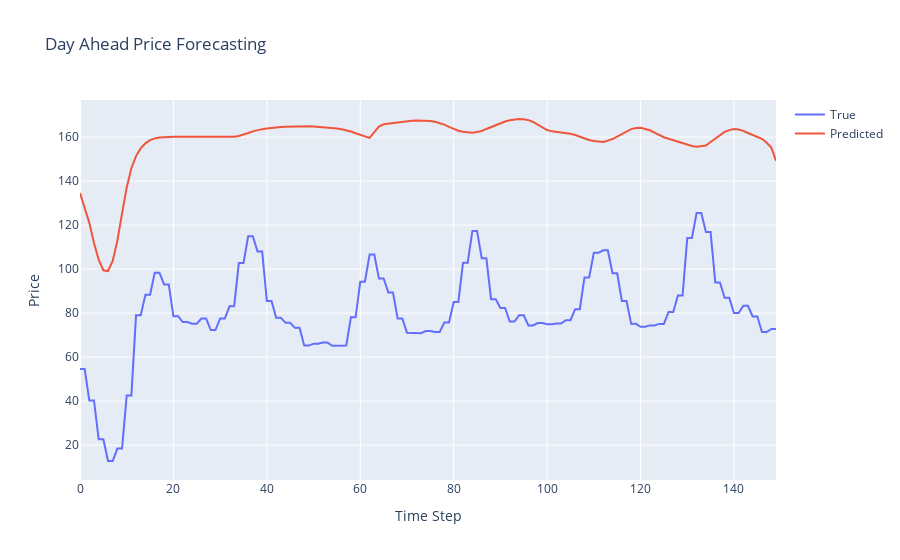

Source (notebook cell):
### Code cell
#convert to tensor
X_seq_tensor = to_tensor(X_seq)
y_seq_tensor = to_tensor(y_seq).view(-1, 1)

# test with model
model.eval()
with torch.no_grad():
    y_pred = model(X_seq_tensor.to(device)).cpu().numpy()

# Plot the results
fig = go.Figure()
fig.add_trace(go.Scatter(x=np.arange(len(y_seq)), y=y_seq.flatten(), mode='lines', name='True'))
fig.add_trace(go.Scatter(x=np.arange(len(y_seq)), y=y_pred.flatten(), mode='lines', name='Predicted'))
fig.update_layout(title='Day Ahead Price Forecasting', xaxis_title='Time Step', yaxis_title='Price')
fig.show()

### Figure 1 — Plotly figure (JSON) as saved in the notebook; plotly's stock layout.template omitted (floating-point values rounded to 4 significant figures; data arrays with more than 128 entries replaced by an {"elided": "..."} marker saying what was removed)
{"data": [{"mode": "lines", "name": "True", "type": "scatter", "x": {"elided": "150 int values"}, "y": {"elided": "150 float values"}}, {"mode": "lines", "name": "Predicted", "type": "scatter", "x": {"elided": "150 int values"}, "y": {"elided": "150 float values"}}], "layout": {"title": {"text": "Day Ahead Price Forecasting"}, "xaxis": {"title": {"text": "Time Step"}}, "yaxis": {"title": {"text": "Price"}}}}
